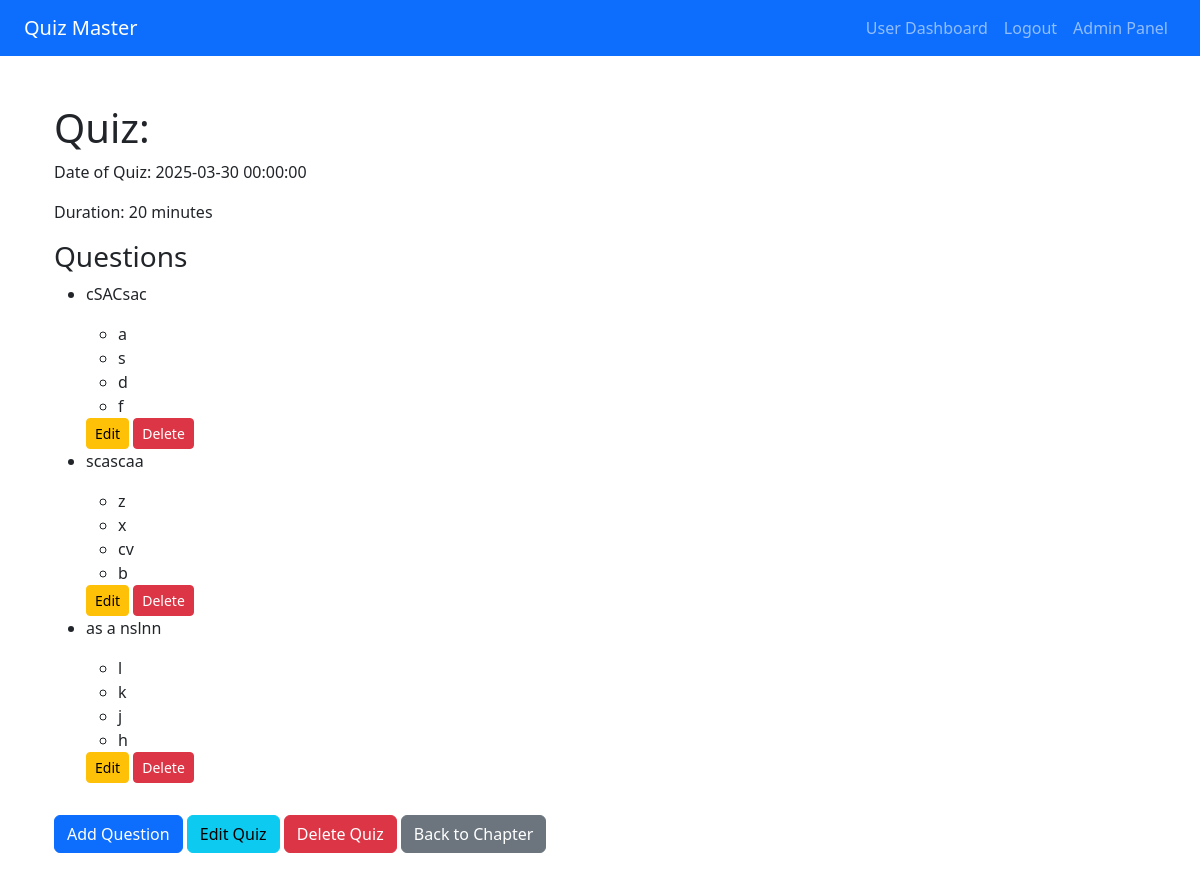
/view_quiz/1 (signed in), run on the app's committed database.
### models/models.py (models this page shows, shortened)
class Quiz(db.Model):
    __tablename__ = 'quiz'
    id = db.Column(db.Integer, primary_key=True)
    date_of_quiz = db.Column(db.DateTime, nullable=False)
    duration = db.Column(db.Integer, nullable=False)
    chapter_id = db.Column(db.Integer, db.ForeignKey('chapter.id'), nullable=False)
    chapter = db.relationship('Chapter', backref=db.backref('quizzes', lazy=True))
    questions = db.relationship('Question', backref='quiz', lazy=True)

class Question(db.Model):
    id = db.Column(db.Integer, primary_key=True)
    quiz_id = db.Column(db.Integer, db.ForeignKey('quiz.id'))
    question_statement = db.Column(db.Text)
    option1 = db.Column(db.String(100))
    option2 = db.Column(db.String(100))
    option3 = db.Column(db.String(100))
    option4 = db.Column(db.String(100))
    correct_option = db.Column(db.Integer)

### controllers/admin.py (the view)
@admin_bp.route('/view_quiz/<int:quiz_id>', methods=['GET'])
@login_required
def view_quiz(quiz_id):
    quiz = Quiz.query.get_or_404(quiz_id)
    questions = Question.query.filter_by(quiz_id=quiz_id).all()
    return render_template('view_quiz.html', quiz=quiz, questions=questions)

### templates/view_quiz.html
{% extends 'base.html' %}
{% block content %}
  <div class="container">
    <h1>Quiz: {{ quiz.name }}</h1>
    <p>Date of Quiz: {{ quiz.date_of_quiz }}</p>
    <p>Duration: {{ quiz.duration }} minutes</p>
    <h3>Questions</h3>
    <ul>
      {% for question in questions %}
        <li>
          <p>{{ question.question_statement }}</p>
          <ul>
            <li>{{ question.option1 }}</li>
            <li>{{ question.option2 }}</li>
            <li>{{ question.option3 }}</li>
            <li>{{ question.option4 }}</li>
          </ul>
          <a href="{{ url_for('admin.edit_question', question_id=question.id) }}" class="btn btn-warning btn-sm">Edit</a>
          <form method="POST" action="{{ url_for('admin.delete_question', question_id=question.id) }}" style="display:inline;">
            <button type="submit" class="btn btn-danger btn-sm">Delete</button>
          </form>
        </li>
      {% endfor %}
    </ul>
    <a href="{{ url_for('admin.add_question', quiz_id=quiz.id) }}" class="btn btn-primary mt-3">Add Question</a>
    <a href="{{ url_for('admin.edit_quiz', quiz_id=quiz.id) }}" class="btn btn-info mt-3">Edit Quiz</a>
    <form method="POST" action="{{ url_for('admin.delete_quiz', quiz_id=quiz.id) }}" style="display:inline;">
      <button type="submit" class="btn btn-danger mt-3">Delete Quiz</button>
    </form>
    <a href="{{ url_for('admin.view_chapter', id=quiz.chapter_id) }}" class="btn btn-secondary mt-3">Back to Chapter</a>
  </div>
{% endblock %}

### data on the page
Quiz: date_of_quiz "2025-03-30 00:00:00", duration "20"
Question: question_statement "cSACsac", option1 "a", option2 "s", option3 "d", option4 "f"
Question: question_statement "scascaa", option1 "z", option2 "x", option3 "cv", option4 "b"
Question: question_statement "as a nslnn", option1 "l", option2 "k", option3 "j", option4 "h"
